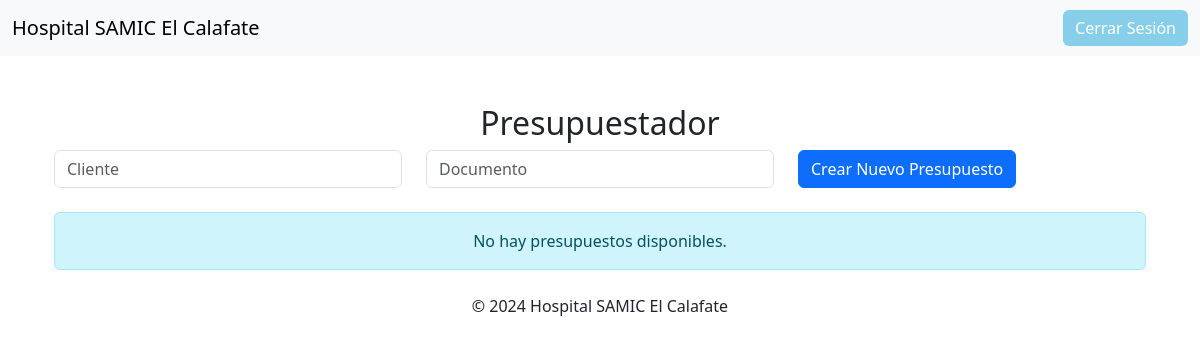
The app's page /facturacion/detalle_presupuestador/ (signed in), older data.
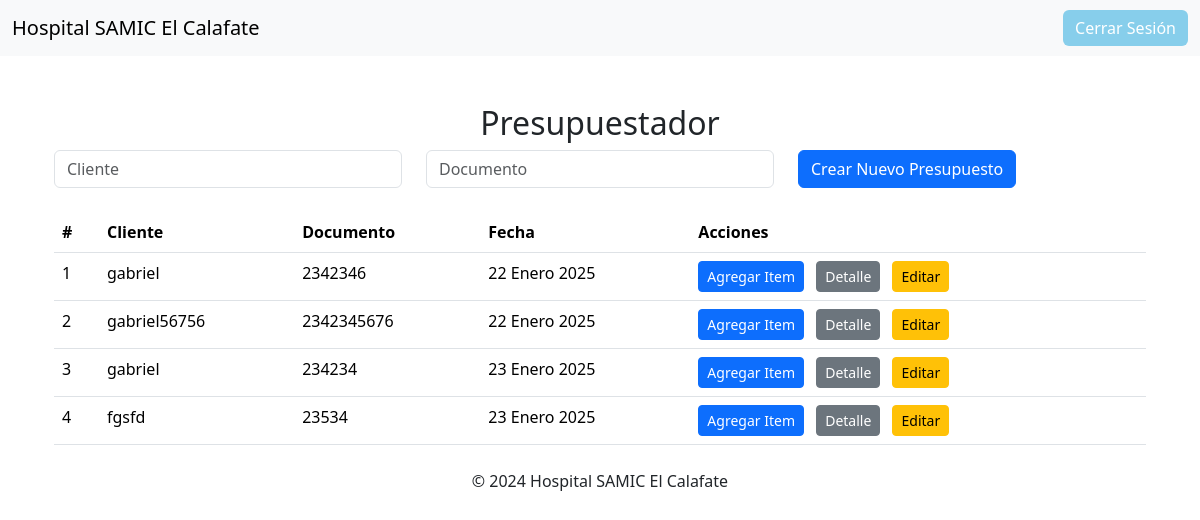
The same page, newer data.
### facturacion/models.py (models this page shows, shortened)
class Presupuesto(models.Model):
    numero = models.AutoField(primary_key=True)  # Número único de presupuesto
    cliente = models.CharField(max_length=255)  # Nombre del cliente
    documento = models.CharField(max_length=20)  # Documento del cliente
    fecha = models.DateField(auto_now_add=True)  # Fecha de creación del presupuesto

### facturacion/views.py (the view)
# urls.py: path('detalle_presupuestador/', views.detalle_presupuestador, name='detalle_presupuestador'),
@login_required
def detalle_presupuestador(request):
    presupuestos = Presupuesto.objects.all()  # Obtén todos los presupuestos
    return render(request, 'facturacion/detalle_presupuestador.html', {'presupuestos': presupuestos})

### facturacion/templates/facturacion/detalle_presupuestador.html (shortened to what this page needs)
{% extends 'index.html' %}
{% load static %}
{% block content %}
<div class="container mt-5">
    <h2 class="text-center">Presupuestador</h2>
    <div class="mb-4">
        <form method="POST" action="{% url 'presupuesto_nuevo' %}">
            <div class="row">
                <div class="col-md-4">
                    <input type="text" name="cliente" class="form-control" placeholder="Cliente" required>
                </div>
                <div class="col-md-4">
                    <input type="text" name="documento" class="form-control" placeholder="Documento" required>
                </div>
                <div class="col-md-4">
                    <button type="submit" class="btn btn-primary">Crear Nuevo Presupuesto</button>
                </div>
            </div>
        </form>
    </div>
    {% if presupuestos %}
    <table class="table">
        <thead>
            <tr>
                <th>#</th>
                <th>Cliente</th>
                <th>Documento</th>
                <th>Fecha</th>
                <th>Acciones</th>
            </tr>
        </thead>
        <tbody>
            {% for presupuesto in presupuestos %}
            <tr>
                <td>{{ presupuesto.numero }}</td>
                <td>{{ presupuesto.cliente }}</td>
                <td>{{ presupuesto.documento }}</td>
                <td>{{ presupuesto.fecha }}</td>
                <td>
                    <a href="{% url 'agregar_item' presupuesto.numero %}" class="btn btn-primary btn-sm me-2">Agregar Item</a>
                    <a href="{% url 'detalle_presupuesto' presupuesto.numero %}" class="btn btn-secondary btn-sm me-2">Detalle</a>
                    <a href="{% url 'editar_presupuesto' presupuesto.numero %}" class="btn btn-warning btn-sm">Editar</a>
                </td>
            </tr>
            {% endfor %}
        </tbody>
    </table>
    {% else %}
    <div class="alert alert-info text-center" role="alert">
        No hay presupuestos disponibles.
    </div>
    {% endif %}
</div>
{% endblock %}

### facturacion/templates/index.html (shortened to what this page needs)
{% load static %}
<!DOCTYPE html>
<html lang="es">
<head>
    <link rel="stylesheet" href="{% static 'css/bootstrap.min.css' %}">
</head>
<body>
    <header>
        <nav class="navbar navbar-expand-lg navbar-light bg-light">
            <div class="container-fluid">
                <a class="navbar-brand" href="/">Hospital SAMIC El Calafate</a>
                <div class="ms-auto">
                    {% if user.is_authenticated %}
                        <form method="post" action="{% url 'logout' %}" style="margin: 0;">
                            <button type="submit" class="btn logout-btn">Cerrar Sesión</button>
                        </form>
                    {% endif %}
                </div>
            </div>
        </nav>
    </header>
    <main class="container mt-4">
        {% block content %}{% endblock %}
    </main>
    <footer class="text-center mt-4">
        <p>&copy; 2024 Hospital SAMIC El Calafate</p>
    </footer>
</body>
</html>

### facturacion/templates/index.html (style rules this page uses)
.logout-btn { background-color: #87CEEB; border: none; color: white; }

Row changes from the older to the newer data that the page shows:
added Presupuesto: numero "1", cliente "gabriel", documento "2342346", fecha "22 Enero 2025"
added Presupuesto: numero "2", cliente "gabriel56756", documento "2342345676", fecha "22 Enero 2025"
added Presupuesto: numero "3", cliente "gabriel", documento "234234", fecha "23 Enero 2025"
added Presupuesto: numero "4", cliente "fgsfd", documento "23534", fecha "23 Enero 2025"
Text that changed along with them:
text no longer shown: "No hay presupuestos disponibles."
text now shown: "# Cliente Documento Fecha Acciones"
